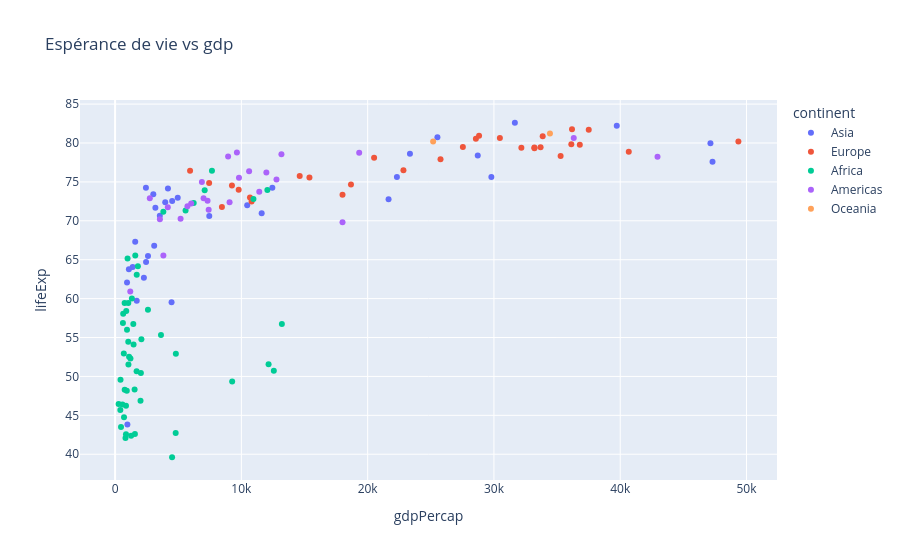

Notebook source saved alongside this figure:
### Code cell
fig = px.scatter(gapminder_2007, y='lifeExp', x='gdpPercap', title='Espérance de vie vs gdp',
             hover_data=['pop', 'country'],
             color='continent')
fig.show()

### Figure 1 — Plotly figure (JSON) as saved in the notebook; plotly's stock layout.template omitted (floating-point values rounded to 4 significant figures)
{"data": [{"customdata": [[31889923, "Afghanistan"], [708573, "Bahrain"], [150448339, "Bangladesh"], [14131858, "Cambodia"], [1318683096, "China"], [6980412, "Hong Kong, China"], [1110396331, "India"], [223547000, "Indonesia"], [69453570, "Iran"], [27499638, "Iraq"], [6426679, "Israel"], [127467972, "Japan"], [6053193, "Jordan"], [23301725, "Korea, Dem. Rep."], [49044790, "Korea, Rep."], [2505559, "Kuwait"], [3921278, "Lebanon"], [24821286, "Malaysia"], [2874127, "Mongolia"], [47761980, "Myanmar"], [28901790, "Nepal"], [3204897, "Oman"], [169270617, "Pakistan"], [91077287, "Philippines"], [27601038, "Saudi Arabia"], [4553009, "Singapore"], [20378239, "Sri Lanka"], [19314747, "Syria"], [23174294, "Taiwan"], [65068149, "Thailand"], [85262356, "Vietnam"], [4018332, "West Bank and Gaza"], [22211743, "Yemen, Rep."]], "hovertemplate": "continent=Asia<br>gdpPercap=%{x}<br>lifeExp=%{y}<br>pop=%{customdata[0]}<br>country=%{customdata[1]}<extra></extra>", "legendgroup": "Asia", "marker": {"color": "#636efa", "symbol": "circle"}, "mode": "markers", "name": "Asia", "orientation": "v", "showlegend": true, "type": "scatter", "x": [974.6, 29800.0, 1391.0, 1714.0, 4959.0, 39720.0, 2452.0, 3541.0, 11610.0, 4471.0, 25520.0, 31660.0, 4519.0, 1593.0, 23350.0, 47310.0, 10460.0, 12450.0, 3096.0, 944.0, 1091.0, 22320.0, 2606.0, 3190.0, 21650.0, 47140.0, 3970.0, 4185.0, 28720.0, 7458.0, 2442.0, 3025.0, 2281.0], "xaxis": "x", "y": [43.83, 75.64, 64.06, 59.72, 72.96, 82.21, 64.7, 70.65, 70.96, 59.55, 80.75, 82.6, 72.53, 67.3, 78.62, 77.59, 71.99, 74.24, 66.8, 62.07, 63.78, 75.64, 65.48, 71.69, 72.78, 79.97, 72.4, 74.14, 78.4, 70.62, 74.25, 73.42, 62.7], "yaxis": "y"}, {"customdata": [[3600523, "Albania"], [8199783, "Austria"], [10392226, "Belgium"], [4552198, "Bosnia and Herzegovina"], [7322858, "Bulgaria"], [4493312, "Croatia"], [10228744, "Czech Republic"], [5468120, "Denmark"], [5238460, "Finland"], [61083916, "France"], [82400996, "Germany"], [10706290, "Greece"], [9956108, "Hungary"], [301931, "Iceland"], [4109086, "Ireland"], [58147733, "Italy"], [684736, "Montenegro"], [16570613, "Netherlands"], [4627926, "Norway"], [38518241, "Poland"], [10642836, "Portugal"], [22276056, "Romania"], [10150265, "Serbia"], [5447502, "Slovak Republic"], [2009245, "Slovenia"], [40448191, "Spain"], [9031088, "Sweden"], [7554661, "Switzerland"], [71158647, "Turkey"], [60776238, "United Kingdom"]], "hovertemplate": "continent=Europe<br>gdpPercap=%{x}<br>lifeExp=%{y}<br>pop=%{customdata[0]}<br>country=%{customdata[1]}<extra></extra>", "legendgroup": "Europe", "marker": {"color": "#EF553B", "symbol": "circle"}, "mode": "markers", "name": "Europe", "orientation": "v", "showlegend": true, "type": "scatter", "x": [5937.0, 36130.0, 33690.0, 7446.0, 10680.0, 14620.0, 22830.0, 35280.0, 33210.0, 30470.0, 32170.0, 27540.0, 18010.0, 36180.0, 40680.0, 28570.0, 9254.0, 36800.0, 49360.0, 15390.0, 20510.0, 10810.0, 9787.0, 18680.0, 25770.0, 28820.0, 33860.0, 37510.0, 8458.0, 33200.0], "xaxis": "x", "y": [76.42, 79.83, 79.44, 74.85, 73.0, 75.75, 76.49, 78.33, 79.31, 80.66, 79.41, 79.48, 73.34, 81.76, 78.89, 80.55, 74.54, 79.76, 80.2, 75.56, 78.1, 72.48, 74.0, 74.66, 77.93, 80.94, 80.88, 81.7, 71.78, 79.42], "yaxis": "y"}, {"customdata": [[33333216, "Algeria"], [12420476, "Angola"], [8078314, "Benin"], [1639131, "Botswana"], [14326203, "Burkina Faso"], [8390505, "Burundi"], [17696293, "Cameroon"], [4369038, "Central African Republic"], [10238807, "Chad"], [710960, "Comoros"], [64606759, "Congo, Dem. Rep."], [3800610, "Congo, Rep."], [18013409, "Cote d'Ivoire"], [496374, "Djibouti"], [80264543, "Egypt"], [551201, "Equatorial Guinea"], [4906585, "Eritrea"], [76511887, "Ethiopia"], [1454867, "Gabon"], [1688359, "Gambia"], [22873338, "Ghana"], [9947814, "Guinea"], [1472041, "Guinea-Bissau"], [35610177, "Kenya"], [2012649, "Lesotho"], [3193942, "Liberia"], [6036914, "Libya"], [19167654, "Madagascar"], [13327079, "Malawi"], [12031795, "Mali"], [3270065, "Mauritania"], [1250882, "Mauritius"], [33757175, "Morocco"], [19951656, "Mozambique"], [2055080, "Namibia"], [12894865, "Niger"], [135031164, "Nigeria"], [798094, "Reunion"], [8860588, "Rwanda"], [199579, "Sao Tome and Principe"], [12267493, "Senegal"], [6144562, "Sierra Leone"], [9118773, "Somalia"], [43997828, "South Africa"], [42292929, "Sudan"], [1133066, "Swaziland"], [38139640, "Tanzania"], [5701579, "Togo"], [10276158, "Tunisia"], [29170398, "Uganda"], [11746035, "Zambia"], [12311143, "Zimbabwe"]], "hovertemplate": "continent=Africa<br>gdpPercap=%{x}<br>lifeExp=%{y}<br>pop=%{customdata[0]}<br>country=%{customdata[1]}<extra></extra>", "legendgroup": "Africa", "marker": {"color": "#00cc96", "symbol": "circle"}, "mode": "markers", "name": "Africa", "orientation": "v", "showlegend": true, "type": "scatter", "x": [6223.0, 4797.0, 1441.0, 12570.0, 1217.0, 430.1, 2042.0, 706.0, 1704.0, 986.1, 277.6, 3633.0, 1545.0, 2082.0, 5581.0, 12150.0, 641.4, 690.8, 13210.0, 752.7, 1328.0, 942.7, 579.2, 1463.0, 1569.0, 414.5, 12060.0, 1045.0, 759.3, 1043.0, 1803.0, 10960.0, 3820.0, 823.7, 4811.0, 619.7, 2014.0, 7670.0, 863.1, 1598.0, 1712.0, 862.5, 926.1, 9270.0, 2602.0, 4513.0, 1107.0, 883.0, 7093.0, 1056.0, 1271.0, 469.7], "xaxis": "x", "y": [72.3, 42.73, 56.73, 50.73, 52.3, 49.58, 50.43, 44.74, 50.65, 65.15, 46.46, 55.32, 48.33, 54.79, 71.34, 51.58, 58.04, 52.95, 56.73, 59.45, 60.02, 56.01, 46.39, 54.11, 42.59, 45.68, 73.95, 59.44, 48.3, 54.47, 64.16, 72.8, 71.16, 42.08, 52.91, 56.87, 46.86, 76.44, 46.24, 65.53, 63.06, 42.57, 48.16, 49.34, 58.56, 39.61, 52.52, 58.42, 73.92, 51.54, 42.38, 43.49], "yaxis": "y"}, {"customdata": [[40301927, "Argentina"], [9119152, "Bolivia"], [190010647, "Brazil"], [33390141, "Canada"], [16284741, "Chile"], [44227550, "Colombia"], [4133884, "Costa Rica"], [11416987, "Cuba"], [9319622, "Dominican Republic"], [13755680, "Ecuador"], [6939688, "El Salvador"], [12572928, "Guatemala"], [8502814, "Haiti"], [7483763, "Honduras"], [2780132, "Jamaica"], [108700891, "Mexico"], [5675356, "Nicaragua"], [3242173, "Panama"], [6667147, "Paraguay"], [28674757, "Peru"], [3942491, "Puerto Rico"], [1056608, "Trinidad and Tobago"], [301139947, "United States"], [3447496, "Uruguay"], [26084662, "Venezuela"]], "hovertemplate": "continent=Americas<br>gdpPercap=%{x}<br>lifeExp=%{y}<br>pop=%{customdata[0]}<br>country=%{customdata[1]}<extra></extra>", "legendgroup": "Americas", "marker": {"color": "#ab63fa", "symbol": "circle"}, "mode": "markers", "name": "Americas", "orientation": "v", "showlegend": true, "type": "scatter", "x": [12780.0, 3822.0, 9066.0, 36320.0, 13170.0, 7007.0, 9645.0, 8948.0, 6025.0, 6873.0, 5728.0, 5186.0, 1202.0, 3548.0, 7321.0, 11980.0, 2749.0, 9809.0, 4173.0, 7409.0, 19330.0, 18010.0, 42950.0, 10610.0, 11420.0], "xaxis": "x", "y": [75.32, 65.55, 72.39, 80.65, 78.55, 72.89, 78.78, 78.27, 72.23, 74.99, 71.88, 70.26, 60.92, 70.2, 72.57, 76.19, 72.9, 75.54, 71.75, 71.42, 78.75, 69.82, 78.24, 76.38, 73.75], "yaxis": "y"}, {"customdata": [[20434176, "Australia"], [4115771, "New Zealand"]], "hovertemplate": "continent=Oceania<br>gdpPercap=%{x}<br>lifeExp=%{y}<br>pop=%{customdata[0]}<br>country=%{customdata[1]}<extra></extra>", "legendgroup": "Oceania", "marker": {"color": "#FFA15A", "symbol": "circle"}, "mode": "markers", "name": "Oceania", "orientation": "v", "showlegend": true, "type": "scatter", "x": [34440.0, 25190.0], "xaxis": "x", "y": [81.23, 80.2], "yaxis": "y"}], "layout": {"legend": {"title": {"text": "continent"}, "tracegroupgap": 0}, "title": {"text": "Espérance de vie vs gdp"}, "xaxis": {"anchor": "y", "domain": [0, 1], "title": {"text": "gdpPercap"}}, "yaxis": {"anchor": "x", "domain": [0, 1], "title": {"text": "lifeExp"}}}}
